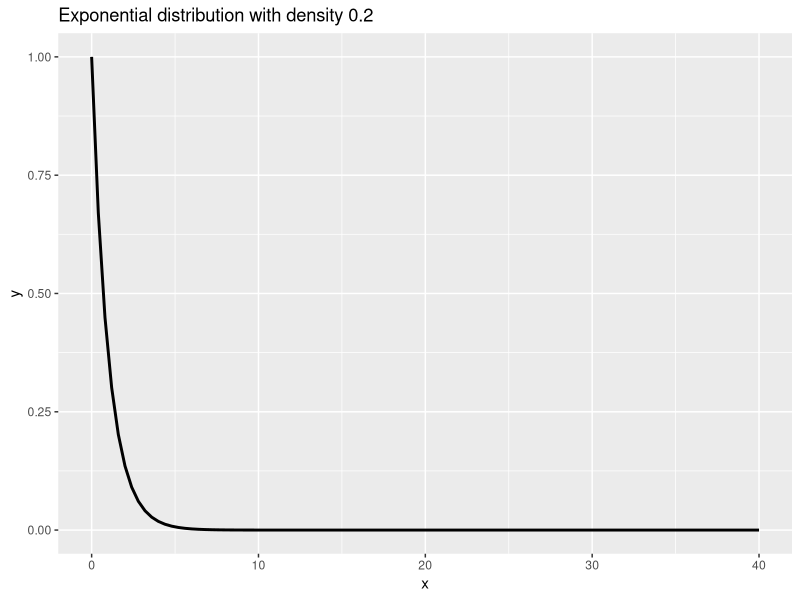
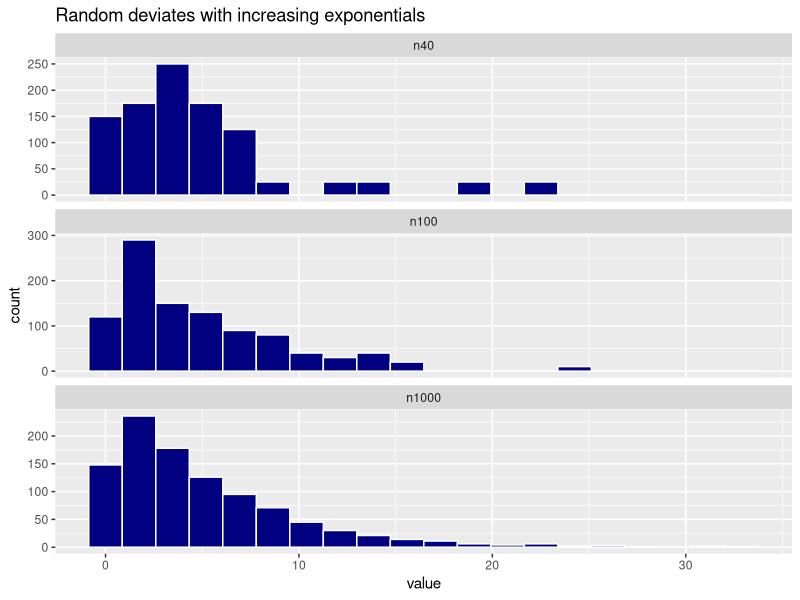
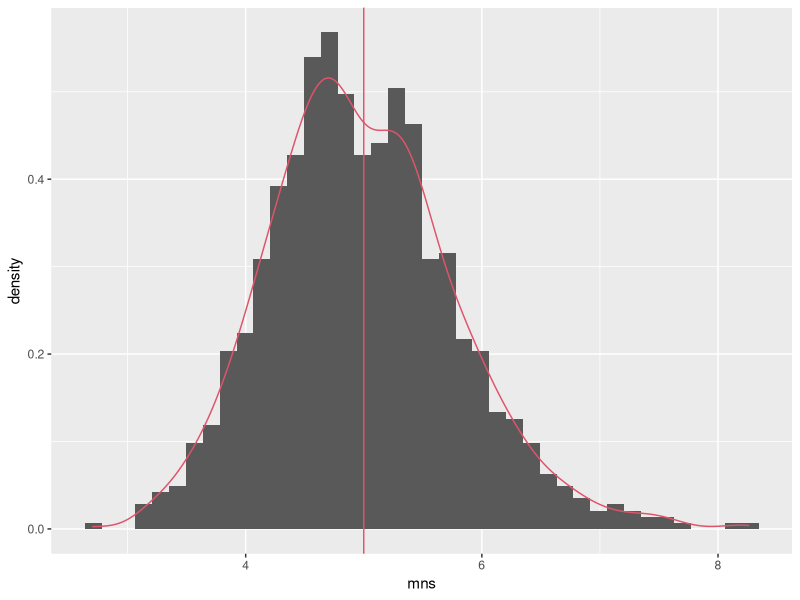

These charts were generated, in order, by the following R code:
## ---- chunk 1
knitr::opts_chunk$set(echo = TRUE)
library(ggplot2)
library(knitr)
library(reshape2)
## ---- chunk 2
set.seed(1)
lambda <- .2
n <- 40

#To refresh our mind we show how an exponential distribution looks
df <- data.frame(x=seq(0,40,by=.2))
ggplot(df) + 
  stat_function(aes(x),fun=dexp, size = 1) + 
  ggtitle("Exponential distribution with density 0.2")

#By increasing n the distribution approximates the exponential distribution
df <- melt(data.frame(
  "n40" = rexp(40, lambda),
  "n100" = rexp(100, lambda),
  "n1000" = rexp(1000, lambda)
))

ggplot(df, aes(x = value)) + 
  geom_histogram(bins = 20, col = "white", fill = "navy") + 
  facet_wrap(~variable, scales = "free_y", ncol = 1) +
  ggtitle("Random deviates with increasing exponentials")

#For this research we proceed with an n of 40 for which we run a 1000 simulations for which we will investigate the distribution of the means
mns = NULL
for (i in 1 : 1000) mns = c(mns, mean(rexp(n, lambda)))
mns <- as.data.frame(mns)
## ---- chunk 3
#theoretical mean for exponentially distributed random variables with rate parameter lambda is E[X] = 1 / lambda = beta
theoretical_mean <- 1 / lambda

#sample mean is the mean of 1000 means
sample_mean <- mean(mns$mns)
## ---- chunk 4
ggplot(mns, aes(mns)) + 
        geom_histogram(bins = 40, aes(y=..density..)) + 
        geom_density(col = 2) + 
        geom_vline(aes(xintercept=theoretical_mean), col = 2) 
## ---- chunk 5
#theoretical variance for exponentially distributed random variables with rate parameter lambda is Var[X] = 1 / lambda^2 = beta^2
theoretical_var <- (1 / lambda^2) / n

#sample variance is the power of sd of 1000 sds
sample_var <- var(mns$mns)


Statistic <- c("Mean","Std. Deviation")
Sample <- c(round(sample_mean,2),round(sample_var,2))
Theoretical <- c(theoretical_mean,theoretical_var)
stat_table <- data.frame(Statistic,Sample,Theoretical)
kable(stat_table)
